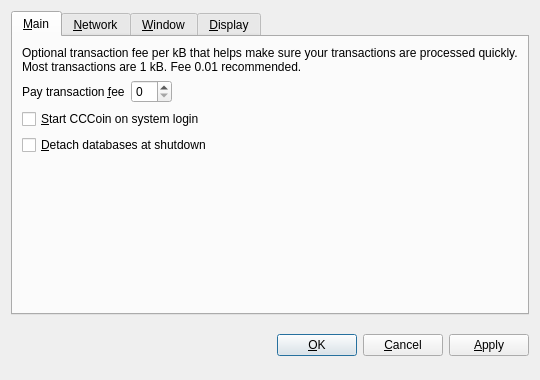
<?xml version="1.0" encoding="UTF-8"?>
<ui version="4.0">
 <class>OptionsDialog</class>
 <widget class="QDialog" name="OptionsDialog">
  <property name="geometry">
   <rect>
    <x>0</x>
    <y>0</y>
    <width>540</width>
    <height>380</height>
   </rect>
  </property>
  <property name="windowTitle">
   <string>Options</string>
  </property>
  <property name="modal">
   <bool>true</bool>
  </property>
  <layout class="QVBoxLayout" name="verticalLayout">
   <item>
    <widget class="QTabWidget" name="tabWidget">
     <property name="tabPosition">
      <enum>QTabWidget::North</enum>
     </property>
     <property name="currentIndex">
      <number>0</number>
     </property>
     <widget class="QWidget" name="tabMain">
      <attribute name="title">
       <string>&amp;Main</string>
      </attribute>
      <layout class="QVBoxLayout" name="verticalLayout_Main">
       <item>
        <widget class="QLabel" name="transactionFeeInfoLabel">
         <property name="text">
          <string>Optional transaction fee per kB that helps make sure your transactions are processed quickly. Most transactions are 1 kB. Fee 0.01 recommended.</string>
         </property>
         <property name="textFormat">
          <enum>Qt::PlainText</enum>
         </property>
         <property name="wordWrap">
          <bool>true</bool>
         </property>
        </widget>
       </item>
       <item>
        <layout class="QHBoxLayout" name="horizontalLayout_Main">
         <item>
          <widget class="QLabel" name="transactionFeeLabel">
           <property name="text">
            <string>Pay transaction &amp;fee</string>
           </property>
           <property name="textFormat">
            <enum>Qt::PlainText</enum>
           </property>
           <property name="buddy">
            <cstring>transactionFee</cstring>
           </property>
          </widget>
         </item>
         <item>
          <widget class="BitcoinAmountField" name="transactionFee"/>
         </item>
         <item>
          <spacer name="horizontalSpacer_Main">
           <property name="orientation">
            <enum>Qt::Horizontal</enum>
           </property>
           <property name="sizeHint" stdset="0">
            <size>
             <width>40</width>
             <height>20</height>
            </size>
           </property>
          </spacer>
         </item>
        </layout>
       </item>
       <item>
        <widget class="QCheckBox" name="bitcoinAtStartup">
         <property name="toolTip">
          <string>Automatically start CCCoin after logging in to the system.</string>
         </property>
         <property name="text">
          <string>&amp;Start CCCoin on system login</string>
         </property>
        </widget>
       </item>
       <item>
        <widget class="QCheckBox" name="detachDatabases">
         <property name="toolTip">
          <string>Detach block and address databases at shutdown. This means they can be moved to another data directory, but it slows down shutdown. The wallet is always detached.</string>
         </property>
         <property name="text">
          <string>&amp;Detach databases at shutdown</string>
         </property>
        </widget>
       </item>
       <item>
        <spacer name="verticalSpacer_Main">
         <property name="orientation">
          <enum>Qt::Vertical</enum>
         </property>
         <property name="sizeHint" stdset="0">
          <size>
           <width>20</width>
           <height>40</height>
          </size>
         </property>
        </spacer>
       </item>
      </layout>
     </widget>
     <widget class="QWidget" name="tabNetwork">
      <attribute name="title">
       <string>&amp;Network</string>
      </attribute>
      <layout class="QVBoxLayout" name="verticalLayout_Network">
       <item>
        <widget class="QCheckBox" name="mapPortUpnp">
         <property name="toolTip">
          <string>Automatically open the CCCoin client port on the router. This only works when your router supports UPnP and it is enabled.</string>
         </property>
         <property name="text">
          <string>Map port using &amp;UPnP</string>
         </property>
        </widget>
       </item>
       <item>
        <widget class="QCheckBox" name="connectSocks">
         <property name="toolTip">
          <string>Connect to the CCCoin network through a SOCKS proxy (e.g. when connecting through Tor).</string>
         </property>
         <property name="text">
          <string>&amp;Connect through SOCKS proxy:</string>
         </property>
        </widget>
       </item>
       <item>
        <layout class="QHBoxLayout" name="horizontalLayout_Network">
         <item>
          <widget class="QLabel" name="proxyIpLabel">
           <property name="text">
            <string>Proxy &amp;IP:</string>
           </property>
           <property name="textFormat">
            <enum>Qt::PlainText</enum>
           </property>
           <property name="buddy">
            <cstring>proxyIp</cstring>
           </property>
          </widget>
         </item>
         <item>
          <widget class="QValidatedLineEdit" name="proxyIp">
           <property name="maximumSize">
            <size>
             <width>140</width>
             <height>16777215</height>
            </size>
           </property>
           <property name="toolTip">
            <string>IP address of the proxy (e.g. 127.0.0.1)</string>
           </property>
          </widget>
         </item>
         <item>
          <widget class="QLabel" name="proxyPortLabel">
           <property name="text">
            <string>&amp;Port:</string>
           </property>
           <property name="textFormat">
            <enum>Qt::PlainText</enum>
           </property>
           <property name="buddy">
            <cstring>proxyPort</cstring>
           </property>
          </widget>
         </item>
         <item>
          <widget class="QLineEdit" name="proxyPort">
           <property name="maximumSize">
            <size>
             <width>55</width>
             <height>16777215</height>
            </size>
           </property>
           <property name="toolTip">
            <string>Port of the proxy (e.g. 9050)</string>
           </property>
          </widget>
         </item>
         <item>
          <widget class="QLabel" name="socksVersionLabel">
           <property name="text">
            <string>SOCKS &amp;Version:</string>
           </property>
           <property name="textFormat">
            <enum>Qt::PlainText</enum>
           </property>
           <property name="buddy">
            <cstring>socksVersion</cstring>
           </property>
          </widget>
         </item>
         <item>
          <widget class="QValueComboBox" name="socksVersion">
           <property name="toolTip">
            <string>SOCKS version of the proxy (e.g. 5)</string>
           </property>
          </widget>
         </item>
         <item>
          <spacer name="horizontalSpacer_Network">
           <property name="orientation">
            <enum>Qt::Horizontal</enum>
           </property>
           <property name="sizeHint" stdset="0">
            <size>
             <width>40</width>
             <height>20</height>
            </size>
           </property>
          </spacer>
         </item>
        </layout>
       </item>
       <item>
        <spacer name="verticalSpacer_Network">
         <property name="orientation">
          <enum>Qt::Vertical</enum>
         </property>
         <property name="sizeHint" stdset="0">
          <size>
           <width>20</width>
           <height>40</height>
          </size>
         </property>
        </spacer>
       </item>
      </layout>
     </widget>
     <widget class="QWidget" name="tabWindow">
      <attribute name="title">
       <string>&amp;Window</string>
      </attribute>
      <layout class="QVBoxLayout" name="verticalLayout_Window">
       <item>
        <widget class="QCheckBox" name="minimizeToTray">
         <property name="toolTip">
          <string>Show only a tray icon after minimizing the window.</string>
         </property>
         <property name="text">
          <string>&amp;Minimize to the tray instead of the taskbar</string>
         </property>
        </widget>
       </item>
       <item>
        <widget class="QCheckBox" name="minimizeOnClose">
         <property name="toolTip">
          <string>Minimize instead of exit the application when the window is closed. When this option is enabled, the application will be closed only after selecting Quit in the menu.</string>
         </property>
         <property name="text">
          <string>M&amp;inimize on close</string>
         </property>
        </widget>
       </item>
       <item>
        <spacer name="verticalSpacer_Window">
         <property name="orientation">
          <enum>Qt::Vertical</enum>
         </property>
         <property name="sizeHint" stdset="0">
          <size>
           <width>20</width>
           <height>40</height>
          </size>
         </property>
        </spacer>
       </item>
      </layout>
     </widget>
     <widget class="QWidget" name="tabDisplay">
      <attribute name="title">
       <string>&amp;Display</string>
      </attribute>
      <layout class="QVBoxLayout" name="verticalLayout_Display">
       <item>
        <layout class="QHBoxLayout" name="horizontalLayout_1_Display">
         <item>
          <widget class="QLabel" name="langLabel">
           <property name="text">
            <string>User Interface &amp;language:</string>
           </property>
           <property name="textFormat">
            <enum>Qt::PlainText</enum>
           </property>
           <property name="buddy">
            <cstring>lang</cstring>
           </property>
          </widget>
         </item>
         <item>
          <widget class="QValueComboBox" name="lang">
           <property name="toolTip">
            <string>The user interface language can be set here. This setting will take effect after restarting CCCoin.</string>
           </property>
          </widget>
         </item>
        </layout>
       </item>
       <item>
        <layout class="QHBoxLayout" name="horizontalLayout_2_Display">
         <item>
          <widget class="QLabel" name="unitLabel">
           <property name="text">
            <string>&amp;Unit to show amounts in:</string>
           </property>
           <property name="textFormat">
            <enum>Qt::PlainText</enum>
           </property>
           <property name="buddy">
            <cstring>unit</cstring>
           </property>
          </widget>
         </item>
         <item>
          <widget class="QValueComboBox" name="unit">
           <property name="toolTip">
            <string>Choose the default subdivision unit to show in the interface and when sending coins.</string>
           </property>
          </widget>
         </item>
        </layout>
       </item>
       <item>
        <widget class="QCheckBox" name="displayAddresses">
         <property name="toolTip">
          <string>Whether to show CCCoin addresses in the transaction list or not.</string>
         </property>
         <property name="text">
          <string>&amp;Display addresses in transaction list</string>
         </property>
        </widget>
       </item>
       <item>
        <widget class="QCheckBox" name="coinControlFeatures">
         <property name="toolTip">
          <string>Whether to show coin control features or not.</string>
         </property>
         <property name="text">
          <string>Display coin &amp;control features (experts only!)</string>
         </property>
        </widget>
       </item>
       <item>
        <spacer name="verticalSpacer_Display">
         <property name="orientation">
          <enum>Qt::Vertical</enum>
         </property>
         <property name="sizeHint" stdset="0">
          <size>
           <width>20</width>
           <height>40</height>
          </size>
         </property>
        </spacer>
       </item>
      </layout>
     </widget>
    </widget>
   </item>
   <item>
    <layout class="QHBoxLayout" name="horizontalLayout_Buttons">
     <item>
      <spacer name="horizontalSpacer_1">
       <property name="orientation">
        <enum>Qt::Horizontal</enum>
       </property>
       <property name="sizeHint" stdset="0">
        <size>
         <width>40</width>
         <height>48</height>
        </size>
       </property>
      </spacer>
     </item>
     <item>
      <widget class="QLabel" name="statusLabel">
       <property name="font">
        <font>
         <weight>75</weight>
         <bold>true</bold>
        </font>
       </property>
       <property name="text">
        <string/>
       </property>
       <property name="textFormat">
        <enum>Qt::PlainText</enum>
       </property>
       <property name="wordWrap">
        <bool>true</bool>
       </property>
      </widget>
     </item>
     <item>
      <spacer name="horizontalSpacer_2">
       <property name="orientation">
        <enum>Qt::Horizontal</enum>
       </property>
       <property name="sizeHint" stdset="0">
        <size>
         <width>40</width>
         <height>48</height>
        </size>
       </property>
      </spacer>
     </item>
     <item>
      <widget class="QPushButton" name="okButton">
       <property name="text">
        <string>&amp;OK</string>
       </property>
      </widget>
     </item>
     <item>
      <widget class="QPushButton" name="cancelButton">
       <property name="text">
        <string>&amp;Cancel</string>
       </property>
       <property name="autoDefault">
        <bool>false</bool>
       </property>
      </widget>
     </item>
     <item>
      <widget class="QPushButton" name="applyButton">
       <property name="text">
        <string>&amp;Apply</string>
       </property>
       <property name="autoDefault">
        <bool>false</bool>
       </property>
      </widget>
     </item>
    </layout>
   </item>
  </layout>
 </widget>
 <customwidgets>
  <customwidget>
   <class>BitcoinAmountField</class>
   <extends>QSpinBox</extends>
   <header>bitcoinamountfield.h</header>
  </customwidget>
  <customwidget>
   <class>QValueComboBox</class>
   <extends>QComboBox</extends>
   <header>qvaluecombobox.h</header>
  </customwidget>
  <customwidget>
   <class>QValidatedLineEdit</class>
   <extends>QLineEdit</extends>
   <header>qvalidatedlineedit.h</header>
  </customwidget>
 </customwidgets>
 <resources/>
 <connections/>
</ui>
